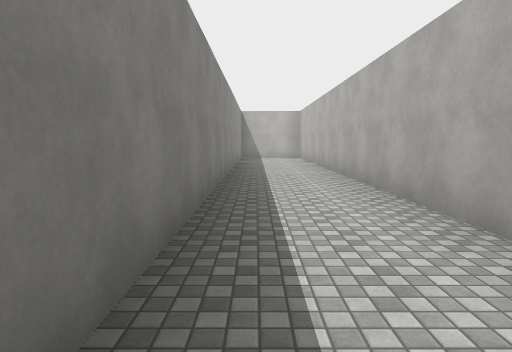
view 1 (above)

19 first-person views from a walk through a scene from a Unity 3-D project. The camera is 1.5 m above the floor, tilts 6° down and sees 75° across. The floor is counted in squares, 2.57 m on a side. Each view is taken from the middle of a square. On the plan, view 1 faces up. The plan holds only what a view shows up to about 9 squares ahead; the rest is blank. The place goes on beyond the plan. The player character is not drawn. Surface patterns are stand-ins for the level's own textures.

view 2
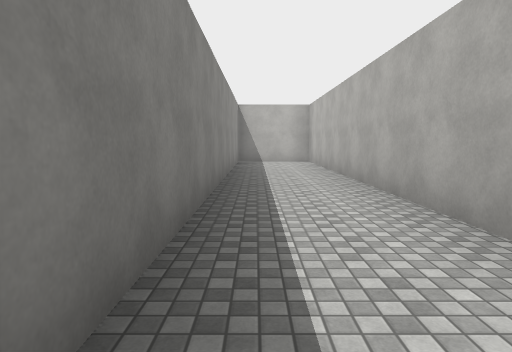

view 3
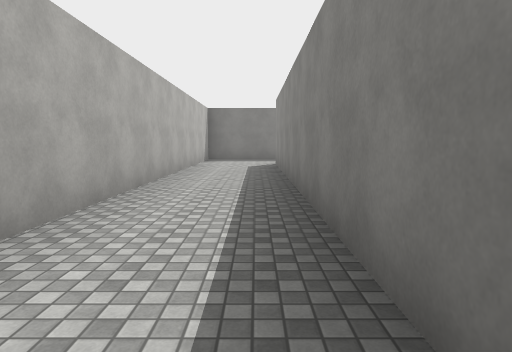

view 4
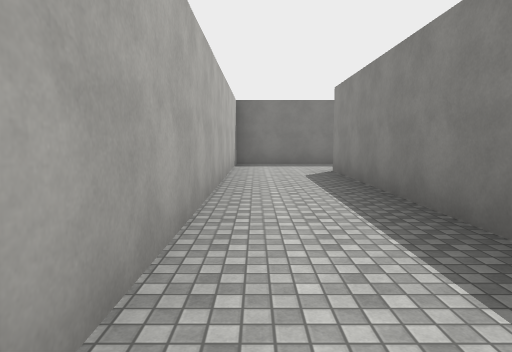

view 5
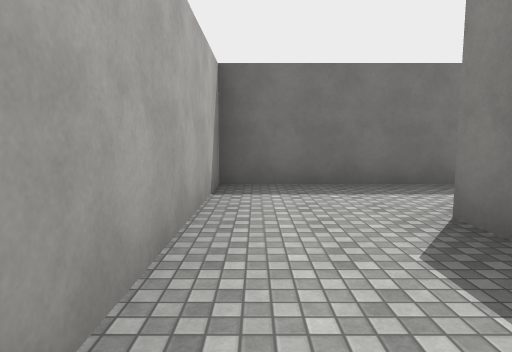

view 6
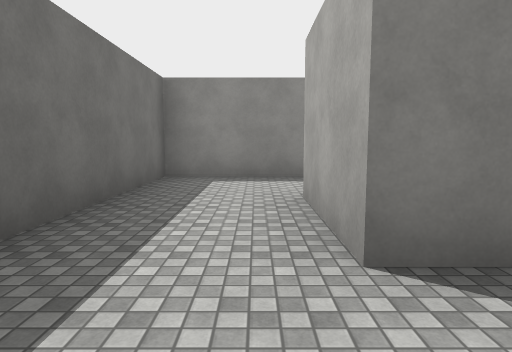

view 7
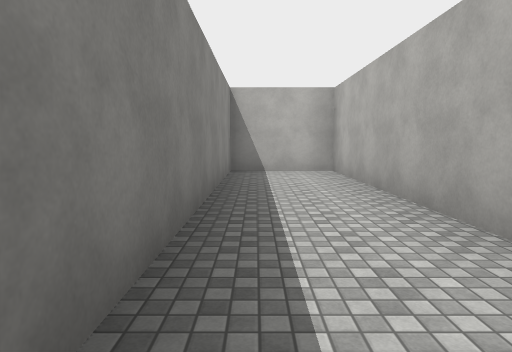

view 8
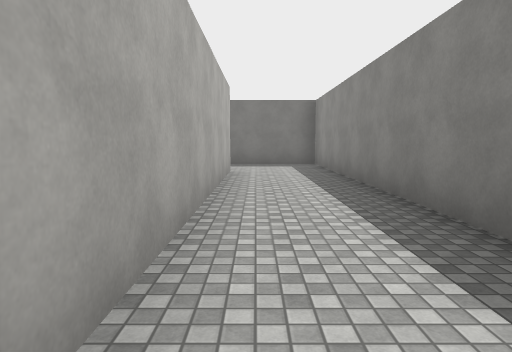

view 9
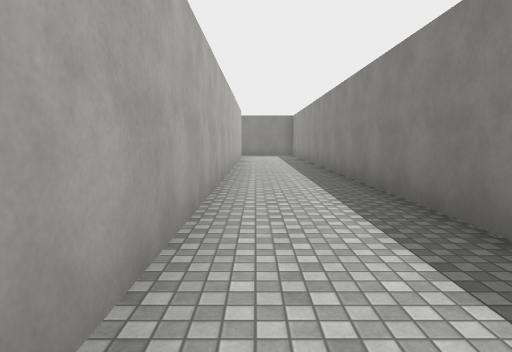

view 10
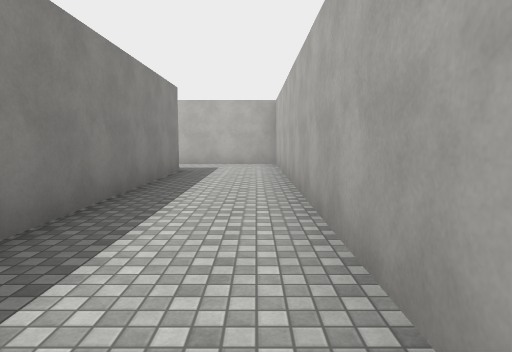

view 11
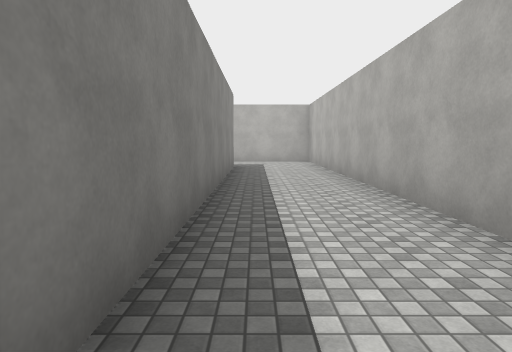

view 12
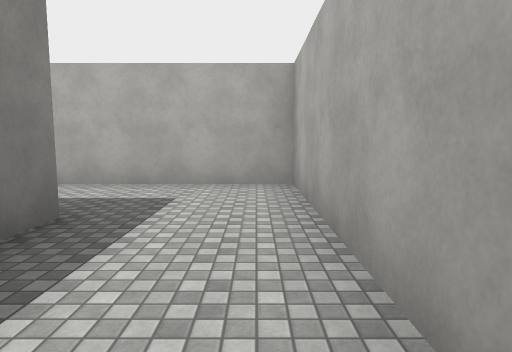

view 13
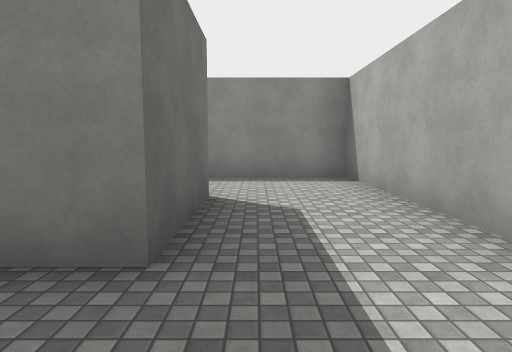

view 14
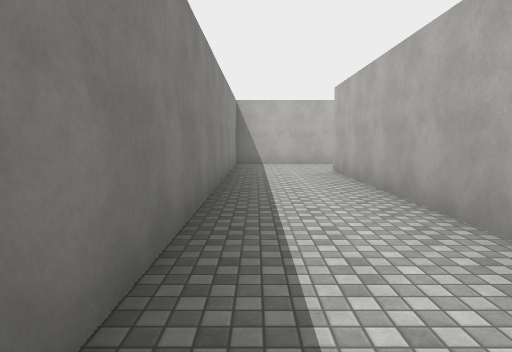

view 15
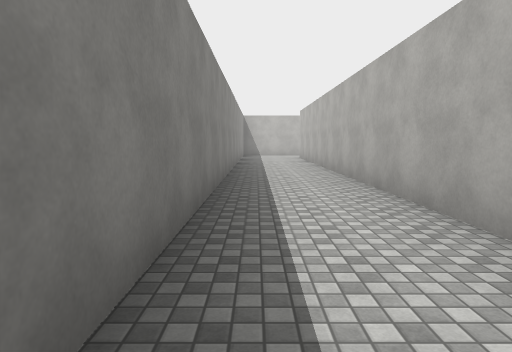

view 16
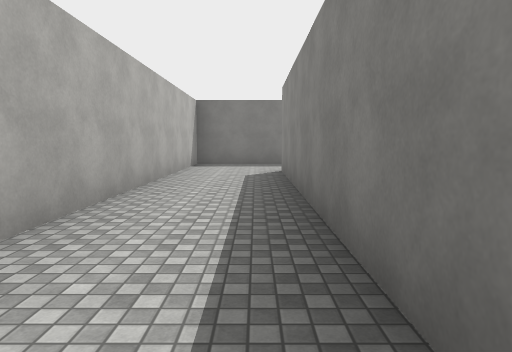

view 17
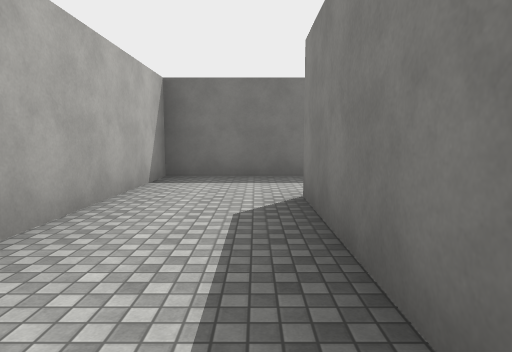

view 18
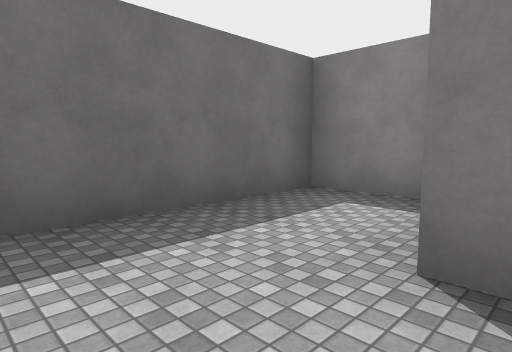

view 19
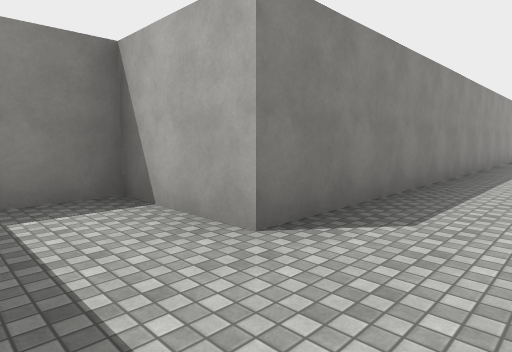

### Floor plan
Ten units are one square. View 1 is at (0, 0); x grows to the right and y downward. Boxes are objects, and circles mark ways between rooms. Rooms are numbered by the first view taken in them; rooms with no view inside come last. Other rooms are left out.
<svg viewBox="-110 -120 130 190">
<path fill="none" stroke="#000" d="M-25 65 15 65 15 -115 -5 -115 -5 45 -25 45M-65 -95 -45 -95 -45 65 -25 65M-25 45 -25 -115 -65 -115M-65 -115 -85 -115 -85 45 -105 45 -105 65 -65 65 -65 -95"/>
<circle cx="-15" cy="55" r="3" fill="#2a7"/>
<circle cx="-55" cy="-105" r="3" fill="#2a7"/>
<text x="0" y="-20">1</text>
<text x="-40" y="-30">2</text>
<text x="-80" y="-20">3</text>
</svg>
Room 1 opens to room 2. Room 2 opens to room 3.

Where each view was taken, in squares from view 1:
view 1: 0 up, 0 right, facing up
view 2: 2 up, 0 right, facing up
view 3: 4 up, 0 right, facing down
view 4: 2 up, 1 right, facing down
view 5: 2 down, 1 right, facing down
view 6: 5 down, 1 right, facing left
view 7: 5 up, 0 right, facing up
view 8: 2 up, 3 left, facing down
view 9: 7 up, 3 left, facing down
view 10: 3 up, 3 left, facing up
view 11: 2 up, 4 left, facing up
view 12: 7 up, 3 left, facing up
view 13: 10 up, 3 left, facing left
view 14: 3 up, 8 left, facing up
view 15: 2 down, 8 left, facing up
view 16: 2 up, 8 left, facing down
view 17: 1 down, 8 left, facing down
view 18: 4 down, 7 left, facing down-left
view 19: 6 down, 7 left, facing up-left
